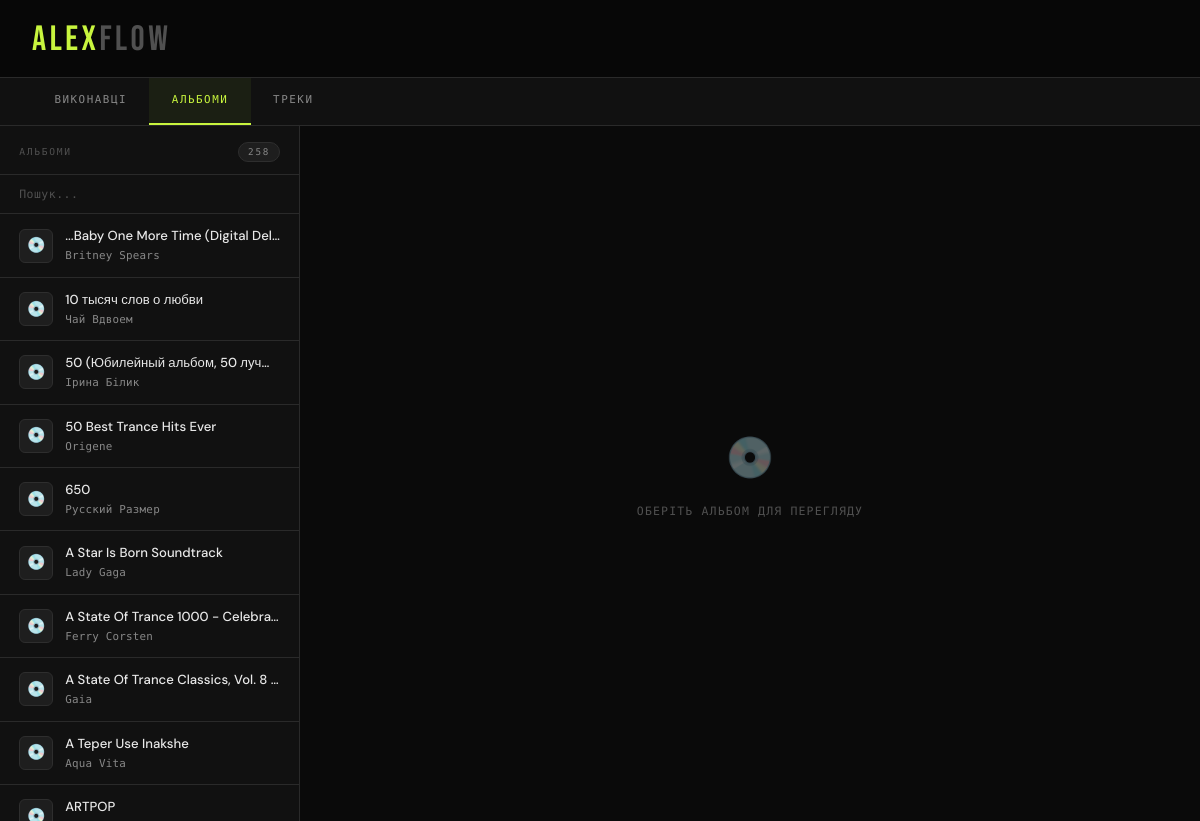
The page /albums/ on the database its author committed.
### api/models.py (models this page shows, shortened)
class Album(models.Model):
    title        = models.CharField(max_length=255, verbose_name='Назва')
    slug         = models.SlugField(max_length=255, unique=True, blank=True, verbose_name='Slug')
    artist       = models.ForeignKey(Artist, on_delete=models.CASCADE, related_name='albums', verbose_name='Виконавець')
    release_date = models.DateField(blank=True, null=True, verbose_name='Дата виходу')
    cover        = models.ImageField(upload_to='album_covers/', blank=True, null=True, verbose_name='Обкладинка')
    genres       = models.ManyToManyField(Genre, related_name='albums', blank=True, verbose_name='Жанри')
    created_at   = models.DateTimeField(auto_now_add=True, verbose_name='Створено')
    updated_at   = models.DateTimeField(auto_now=True, verbose_name='Оновлено')
    class Meta:
        ordering = ['-release_date', 'title']
        unique_together = ('title', 'artist')
        verbose_name = 'Альбом'
        verbose_name_plural = 'Альбоми'

class Artist(models.Model):
    name       = models.CharField(max_length=255, unique=True, verbose_name="Ім'я")
    slug       = models.SlugField(max_length=255, unique=True, blank=True, verbose_name='Slug')
    bio        = models.TextField(blank=True, verbose_name='Біографія')
    country    = models.CharField(max_length=100, blank=True, verbose_name='Країна')
    image      = models.ImageField(upload_to='artists/', blank=True, null=True, verbose_name='Фото')
    created_at = models.DateTimeField(auto_now_add=True, verbose_name='Створено')
    updated_at = models.DateTimeField(auto_now=True, verbose_name='Оновлено')
    class Meta:
        ordering = ['name']
        verbose_name = 'Виконавець'
        verbose_name_plural = 'Виконавці'

### app/views.py (the view)
# urls.py: path('albums/', views.AlbumListView.as_view(), name='album-list'),
class AlbumListView(BaseView, ListView):
    model = Album
    template_name = 'app/albums/list.html'
    context_object_name = 'objects'
    def get_context_data(self, **kwargs):
        context = super().get_context_data(**kwargs)
        context['tab'] = 'albums'
        context['title'] = 'Альбоми'
        return context

### app/views.py (called while the page is built)
    def get_context_data(self, **kwargs):
        context = super().get_context_data(**kwargs)
        context['all_artists'] = Artist.objects.all()
        context['all_albums'] = Album.objects.select_related('artist').all()
        context['all_tracks'] = Track.objects.select_related('album').prefetch_related('artists').all()
        return context

### app/templates/app/albums/list.html
{% extends 'app/layout.html' %}
{% block sidebar_list %}
  {% for album in objects %}
<div class="list-item {% if album.id == request.resolver_match.kwargs.pk %}selected{% endif %}"
     onclick="location.href='{% url 'app:album-detail' album.pk %}'">
    <div class="item-avatar">💿</div>
    <div class="item-info">
        <div class="item-name">{{ album.title }}</div>
        <div class="item-sub">{{ album.artist.name }}</div>
    </div>
</div>
  {% empty %}
<div class="loader">Немає альбомів</div>
  {% endfor %}
{% endblock %}
{% block detail_content %}
<div class="empty-state">
    <div class="empty-icon">💿</div>
    <div class="empty-text">Оберіть альбом для перегляду</div>
</div>
{% endblock %}

### app/templates/app/layout.html
{% extends 'app/base.html' %}
{% block content %}
<header>
    <div class="logo">Alex<span>Flow</span></div>
</header>
<nav>
    <a href="{% url 'app:artist-list' %}" class="tab {% if tab == 'artists' %}active{% endif %}">Виконавці</a>
    <a href="{% url 'app:album-list' %}" class="tab {% if tab == 'albums' %}active{% endif %}">Альбоми</a>
    <a href="{% url 'app:track-list' %}" class="tab {% if tab == 'tracks' %}active{% endif %}">Треки</a>
</nav>
<div class="layout">
    <div class="sidebar">
        <div class="sidebar-header">
            <span>{{ title }}</span>
            <span class="count-badge">{{ objects|length }}</span>
        </div>
        <input class="search-box" type="text" placeholder="Пошук..." id="searchBox" onkeyup="filterList()">
        <div id="listContainer">
            {% block sidebar_list %}{% endblock %}
        </div>
    </div>
    <div class="detail-pane">
        {% block detail_content %}{% endblock %}
    </div>
</div>
{% endblock %}

### app/templates/app/base.html (shortened to what this page needs)
{% load static %}
<!DOCTYPE html>
<html lang="uk">
<head>
    <link rel="stylesheet" href="{% static 'app/css/music.css' %}">
</head>
<body>
    {% block content %}{% endblock %}
</body>
</html>

### app/templates/app/base.html (style rules this page uses)
:root { --bg: #0a0a0a; --surface: #111111; --surface2: #1a1a1a; --border: #2a2a2a; --accent: #c8f53e; --accent2: #ff4d6d; --muted: #555; --text: #e8e8e8; --text-dim: #888; }

### rows shown on the page
Album: title "...Baby One More Time (Digital Del…", artist.name "Britney Spears"
Album: title "10 тысяч слов о любви", artist.name "Чай Вдвоем"
Album: title "50 (Юбилейный альбом, 50 лучш…", artist.name "Ірина Білик"
Album: title "50 Best Trance Hits Ever", artist.name "Origene"
Album: title "650", artist.name "Русский Размер"
Album: title "A Star Is Born Soundtrack", artist.name "Lady Gaga"
Album: title "A State Of Trance 1000 - Celebra…", artist.name "Ferry Corsten"
Album: title "A State Of Trance Classics, Vol. 8…", artist.name "Gaia"
Album: title "A Teper Use Inakshe", artist.name "Aqua Vita"
Album: title "ARTPOP"

### other values the page prints
{{ title }} "АЛЬБОМИ"
{{ objects|length }} "258"
